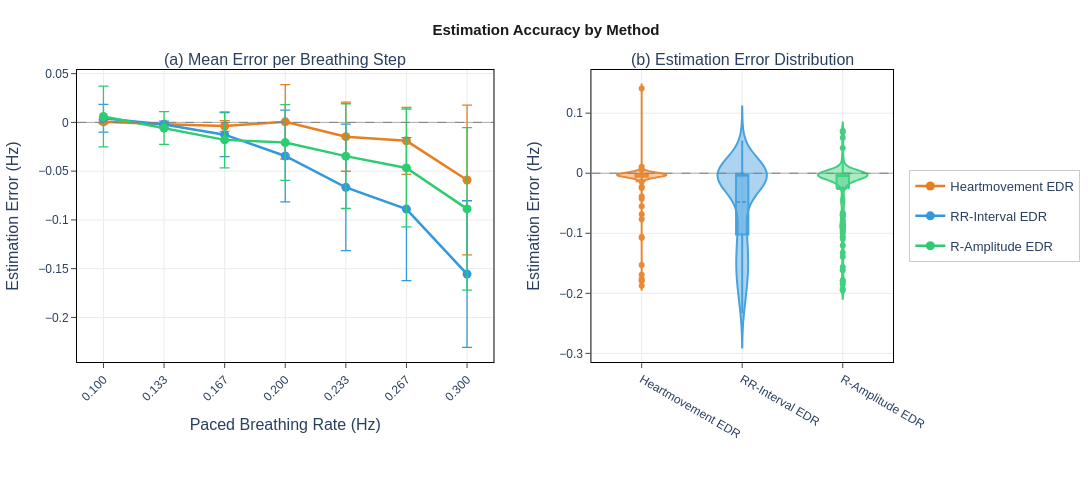

The code cell stored with this chart in its notebook:
### Code cell
# ── fig_acc: Estimation Accuracy ─────────────────────────────────────────────
fig_acc = make_subplots(
    rows=1, cols=2,
    subplot_titles=["(a) Mean Error per Breathing Step",
                    "(b) Estimation Error Distribution"],
    column_widths=[0.58, 0.42],
    horizontal_spacing=0.12,
)

for method in METHODS_ORDER:                         # ← FIX: uppercase
    sub   = df_err[df_err["edr_method"] == method].dropna(
                subset=["error_hz", "bpm_target"])
    color = METHOD_COLORS[method]                    # ← FIX: uppercase
    label = METHOD_LABELS[method]
    rgba  = (f"rgba({int(color[1:3],16)},"
             f"{int(color[3:5],16)},"
             f"{int(color[5:7],16)},0.45)")

    grp   = sub.groupby("bpm_target")["error_hz"]
    means = grp.mean()
    sds   = grp.std()

    fig_acc.add_trace(go.Scatter(
        x=means.index / 60, y=means.values,
        mode="lines+markers", name=label,
        line=dict(color=color, width=2.5),
        marker=dict(size=9, symbol="circle"),
        error_y=dict(type="data", array=sds.values, visible=True,
                     color=color, thickness=1.3, width=5),
        legendgroup=label, showlegend=True,
    ), row=1, col=1)

    fig_acc.add_trace(go.Violin(
        x=[label] * len(sub), y=sub["error_hz"].values, name=label,
        fillcolor=rgba, opacity=0.9, line_color=color,
        box_visible=True, meanline_visible=True,
        legendgroup=label, showlegend=False,
    ), row=1, col=2)

for c in [1, 2]:
    fig_acc.add_hline(y=0, line_dash="dash", line_color="gray", line_width=1,
                      row=1, col=c)

fig_acc.update_xaxes(**ax_style("Paced Breathing Rate (Hz)"),
                     tickvals=hz_vals, ticktext=hz_labels, tickangle=-45,
                     row=1, col=1)
fig_acc.update_xaxes(**ax_style(""), row=1, col=2)
fig_acc.update_yaxes(**ax_style("Estimation Error (Hz)"), row=1, col=1)
fig_acc.update_yaxes(**ax_style("Estimation Error (Hz)"), row=1, col=2)
fig_acc.update_layout(**paper_layout("Estimation Accuracy by Method",
                                     width=1200, height=480))

fig_acc.write_html(os.path.join(plot_dir, "Fig_Accuracy_Combined.html"))
fig_acc.show()

### Figure 1 — Plotly figure (JSON) as saved in the notebook; plotly's stock layout.template omitted (floating-point values rounded to 4 significant figures; data arrays with more than 128 entries replaced by an {"elided": "..."} marker saying what was removed)
{"data": [{"error_y": {"array": [0.002009, 0.001201, 0.005425, 0.03815, 0.03548, 0.03439, 0.07676], "color": "#e67e22", "thickness": 1.3, "type": "data", "visible": true, "width": 5}, "legendgroup": "Heartmovement EDR", "line": {"color": "#e67e22", "width": 2.5}, "marker": {"size": 9, "symbol": "circle"}, "mode": "lines+markers", "name": "Heartmovement EDR", "showlegend": true, "type": "scatter", "x": [0.1, 0.1333, 0.1667, 0.2, 0.2333, 0.2667, 0.3], "xaxis": "x", "y": [0.0006534, -0.001907, -0.003689, 0.0005939, -0.01462, -0.01892, -0.05904], "yaxis": "y"}, {"box": {"visible": true}, "fillcolor": "rgba(230,126,34,0.45)", "legendgroup": "Heartmovement EDR", "line": {"color": "#e67e22"}, "meanline": {"visible": true}, "name": "Heartmovement EDR", "opacity": 0.9, "showlegend": false, "type": "violin", "x": {"elided": "132 str values"}, "xaxis": "x2", "y": {"elided": "132 float values"}, "yaxis": "y2"}, {"error_y": {"array": [0.01422, 0.003539, 0.0225, 0.04705, 0.06477, 0.07329, 0.0752], "color": "#3498db", "thickness": 1.3, "type": "data", "visible": true, "width": 5}, "legendgroup": "RR-Interval EDR", "line": {"color": "#3498db", "width": 2.5}, "marker": {"size": 9, "symbol": "circle"}, "mode": "lines+markers", "name": "RR-Interval EDR", "showlegend": true, "type": "scatter", "x": [0.1, 0.1333, 0.1667, 0.2, 0.2333, 0.2667, 0.3], "xaxis": "x", "y": [0.004325, -0.002191, -0.01258, -0.03445, -0.06663, -0.0889, -0.1555], "yaxis": "y"}, {"box": {"visible": true}, "fillcolor": "rgba(52,152,219,0.45)", "legendgroup": "RR-Interval EDR", "line": {"color": "#3498db"}, "meanline": {"visible": true}, "name": "RR-Interval EDR", "opacity": 0.9, "showlegend": false, "type": "violin", "x": {"elided": "129 str values"}, "xaxis": "x2", "y": {"elided": "129 float values"}, "yaxis": "y2"}, {"error_y": {"array": [0.0312, 0.01677, 0.02876, 0.03884, 0.0537, 0.06039, 0.08332], "color": "#2ecc71", "thickness": 1.3, "type": "data", "visible": true, "width": 5}, "legendgroup": "R-Amplitude EDR", "line": {"color": "#2ecc71", "width": 2.5}, "marker": {"size": 9, "symbol": "circle"}, "mode": "lines+markers", "name": "R-Amplitude EDR", "showlegend": true, "type": "scatter", "x": [0.1, 0.1333, 0.1667, 0.2, 0.2333, 0.2667, 0.3], "xaxis": "x", "y": [0.006003, -0.005713, -0.01793, -0.02072, -0.0346, -0.04668, -0.08869], "yaxis": "y"}, {"box": {"visible": true}, "fillcolor": "rgba(46,204,113,0.45)", "legendgroup": "R-Amplitude EDR", "line": {"color": "#2ecc71"}, "meanline": {"visible": true}, "name": "R-Amplitude EDR", "opacity": 0.9, "showlegend": false, "type": "violin", "x": ["R-Amplitude EDR", "R-Amplitude EDR", "R-Amplitude EDR", "R-Amplitude EDR", "R-Amplitude EDR", "R-Amplitude EDR", "R-Amplitude EDR", "R-Amplitude EDR", "R-Amplitude EDR", "R-Amplitude EDR", "R-Amplitude EDR", "R-Amplitude EDR", "R-Amplitude EDR", "R-Amplitude EDR", "R-Amplitude EDR", "R-Amplitude EDR", "R-Amplitude EDR", "R-Amplitude EDR", "R-Amplitude EDR", "R-Amplitude EDR", "R-Amplitude EDR", "R-Amplitude EDR", "R-Amplitude EDR", "R-Amplitude EDR", "R-Amplitude EDR", "R-Amplitude EDR", "R-Amplitude EDR", "R-Amplitude EDR", "R-Amplitude EDR", "R-Amplitude EDR", "R-Amplitude EDR", "R-Amplitude EDR", "R-Amplitude EDR", "R-Amplitude EDR", "R-Amplitude EDR", "R-Amplitude EDR", "R-Amplitude EDR", "R-Amplitude EDR", "R-Amplitude EDR", "R-Amplitude EDR", "R-Amplitude EDR", "R-Amplitude EDR", "R-Amplitude EDR", "R-Amplitude EDR", "R-Amplitude EDR", "R-Amplitude EDR", "R-Amplitude EDR", "R-Amplitude EDR", "R-Amplitude EDR", "R-Amplitude EDR", "R-Amplitude EDR", "R-Amplitude EDR", "R-Amplitude EDR", "R-Amplitude EDR", "R-Amplitude EDR", "R-Amplitude EDR", "R-Amplitude EDR", "R-Amplitude EDR", "R-Amplitude EDR", "R-Amplitude EDR", "R-Amplitude EDR", "R-Amplitude EDR", "R-Amplitude EDR", "R-Amplitude EDR", "R-Amplitude EDR", "R-Amplitude EDR", "R-Amplitude EDR", "R-Amplitude EDR", "R-Amplitude EDR", "R-Amplitude EDR", "R-Amplitude EDR", "R-Amplitude EDR", "R-Amplitude EDR", "R-Amplitude EDR", "R-Amplitude EDR", "R-Amplitude EDR", "R-Amplitude EDR", "R-Amplitude EDR", "R-Amplitude EDR", "R-Amplitude EDR", "R-Amplitude EDR", "R-Amplitude EDR", "R-Amplitude EDR", "R-Amplitude EDR", "R-Amplitude EDR", "R-Amplitude EDR", "R-Amplitude EDR", "R-Amplitude EDR", "R-Amplitude EDR", "R-Amplitude EDR", "R-Amplitude EDR", "R-Amplitude EDR", "R-Amplitude EDR", "R-Amplitude EDR", "R-Amplitude EDR", "R-Amplitude EDR", "R-Amplitude EDR", "R-Amplitude EDR", "R-Amplitude EDR", "R-Amplitude EDR", "R-Amplitude EDR", "R-Amplitude EDR", "R-Amplitude EDR", "R-Amplitude EDR", "R-Amplitude EDR", "R-Amplitude EDR", "R-Amplitude EDR", "R-Amplitude EDR", "R-Amplitude EDR", "R-Amplitude EDR", "R-Amplitude EDR", "R-Amplitude EDR", "R-Amplitude EDR", "R-Amplitude EDR", "R-Amplitude EDR", "R-Amplitude EDR", "R-Amplitude EDR", "R-Amplitude EDR", "R-Amplitude EDR"], "xaxis": "x2", "y": [0.001787, 0.003061, -0.01021, -0.008016, -0.006082, -0.006951, -0.1054, 0.04214, -0.01222, -0.02101, -0.04144, -0.08845, -0.1324, -0.1618, 0.001344, -0.0009213, -0.0005458, -0.002118, -0.003052, -0.002276, -0.003719, 0.0007594, -0.006029, 0.005049, -0.04359, -0.09615, -0.1391, -0.1949, -9.553e-05, -0.003107, -0.001466, -0.001999, -0.00474, -0.002147, -0.00808, -0.0003769, -0.003107, -0.005838, -0.009325, -0.004675, -0.006475, 0.004839, -0.005997, -0.0008705, -0.002703, -0.001764, -0.01665, -0.02214, 0.06865, 0.01606, -0.01801, -0.05072, -0.08545, -0.0701, 0.0005429, -0.0003045, 0.001175, -0.00122, -0.04898, -0.007179, -0.1807, 0.0004997, -0.001062, -0.001487, -0.002616, -0.0046, -0.003986, -0.005288, -0.0003769, -0.0009213, -0.04516, -0.004023, -0.005758, -0.1564, -0.1781, -0.004218, -0.003107, -0.006768, -0.07076, -0.06653, -0.08526, -0.08963, 0.05889, -0.01128, -0.07912, -0.1089, 0.01762, 0.02804, 0.004554, -0.02452, 0.07039, -0.08921, -0.1203, -0.0003769, -0.0009213, -0.009344, -0.0229, 0.004988, -0.01387, -0.193, 0.005726, -0.0009213, -0.002862, -0.003319, -0.002522, -0.005285, -0.006175, 0.000597, -0.002902, -0.002515, -0.00162, -0.003561, -0.001887, -0.00413, -0.008872, -0.009319, -0.09932, -0.06798, -0.1848], "yaxis": "y2"}], "layout": {"annotations": [{"font": {"size": 16}, "showarrow": false, "text": "(a) Mean Error per Breathing Step", "x": 0.2552, "xanchor": "center", "xref": "paper", "y": 1, "yanchor": "bottom", "yref": "paper"}, {"font": {"size": 16}, "showarrow": false, "text": "(b) Estimation Error Distribution", "x": 0.8152, "xanchor": "center", "xref": "paper", "y": 1, "yanchor": "bottom", "yref": "paper"}], "font": {"family": "Arial", "size": 13}, "height": 480, "legend": {"bgcolor": "rgba(255,255,255,0.9)", "bordercolor": "#cccccc", "borderwidth": 1, "orientation": "v", "x": 1.02, "xanchor": "left", "y": 0.5, "yanchor": "middle"}, "margin": {"b": 60, "l": 70, "r": 180, "t": 70}, "paper_bgcolor": "white", "plot_bgcolor": "white", "shapes": [{"line": {"color": "gray", "dash": "dash", "width": 1}, "type": "line", "x0": 0, "x1": 1, "xref": "x domain", "y0": 0, "y1": 0, "yref": "y"}, {"line": {"color": "gray", "dash": "dash", "width": 1}, "type": "line", "x0": 0, "x1": 1, "xref": "x2 domain", "y0": 0, "y1": 0, "yref": "y2"}], "title": {"font": {"color": "#1a1a1a", "family": "Arial", "size": 15}, "text": "<b>Estimation Accuracy by Method</b>", "x": 0.5}, "width": 1200, "xaxis": {"anchor": "y", "domain": [0, 0.5104], "gridcolor": "#EBEBEB", "linecolor": "black", "mirror": true, "showgrid": true, "tickangle": -45, "tickfont": {"family": "Arial", "size": 12}, "ticks": "outside", "ticktext": ["0.100", "0.133", "0.167", "0.200", "0.233", "0.267", "0.300"], "tickvals": [0.1, 0.1333, 0.1667, 0.2, 0.2333, 0.2667, 0.3], "title": {"text": "Paced Breathing Rate (Hz)"}, "zeroline": true, "zerolinecolor": "#AAAAAA", "zerolinewidth": 1}, "xaxis2": {"anchor": "y2", "domain": [0.6304, 1], "gridcolor": "#EBEBEB", "linecolor": "black", "mirror": true, "showgrid": true, "tickfont": {"family": "Arial", "size": 12}, "ticks": "outside", "title": {"text": ""}, "zeroline": true, "zerolinecolor": "#AAAAAA", "zerolinewidth": 1}, "yaxis": {"anchor": "x", "domain": [0, 1], "gridcolor": "#EBEBEB", "linecolor": "black", "mirror": true, "showgrid": true, "tickfont": {"family": "Arial", "size": 12}, "ticks": "outside", "title": {"text": "Estimation Error (Hz)"}, "zeroline": true, "zerolinecolor": "#AAAAAA", "zerolinewidth": 1}, "yaxis2": {"anchor": "x2", "domain": [0, 1], "gridcolor": "#EBEBEB", "linecolor": "black", "mirror": true, "showgrid": true, "tickfont": {"family": "Arial", "size": 12}, "ticks": "outside", "title": {"text": "Estimation Error (Hz)"}, "zeroline": true, "zerolinecolor": "#AAAAAA", "zerolinewidth": 1}}}
